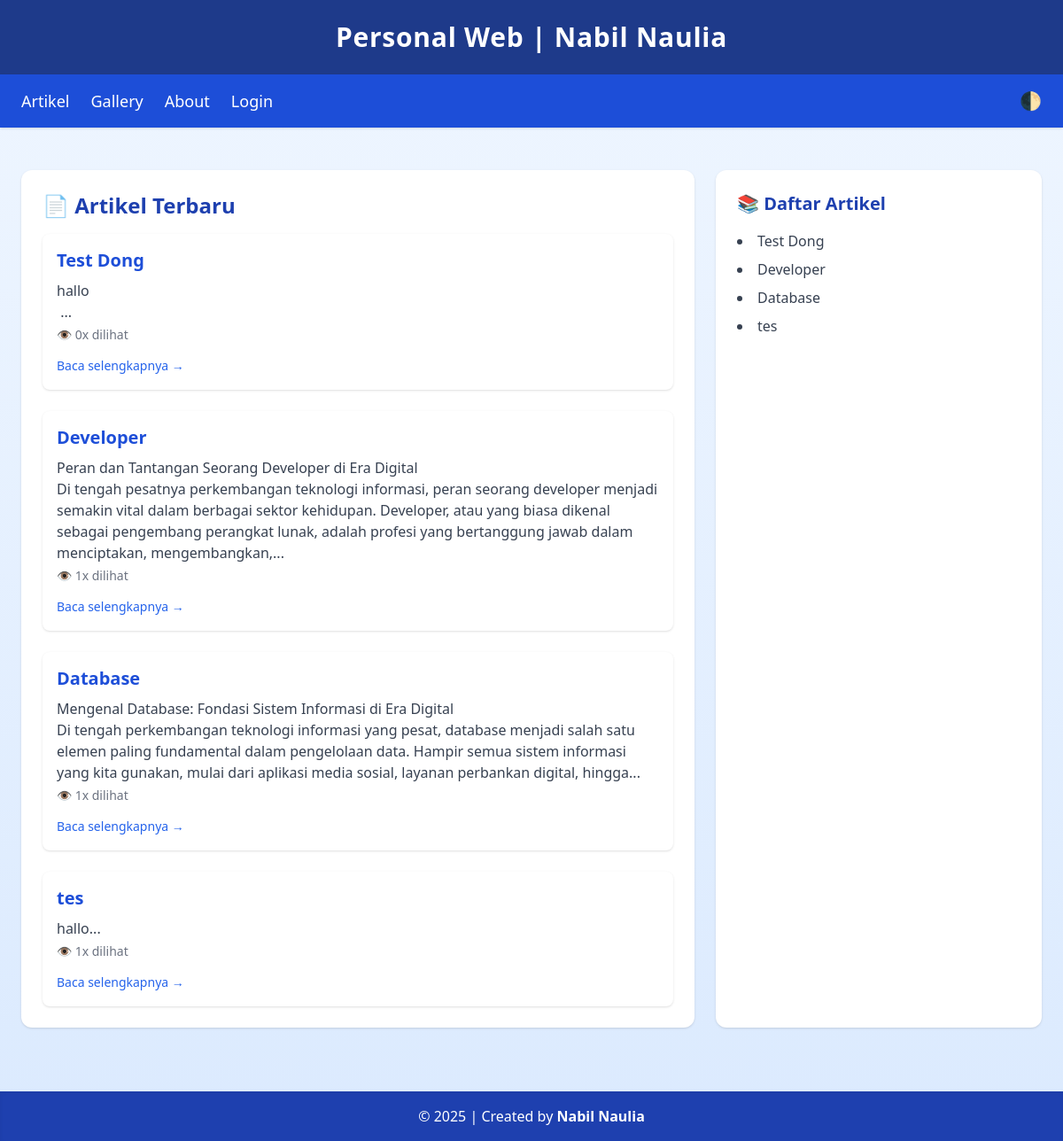
The page / on the database its author committed.
### tables this page shows
CREATE TABLE `tbl_artikel` (
  `id_artikel` int(11) NOT NULL,
  `nama_artikel` varchar(255) NOT NULL,
  `slug` varchar(255) DEFAULT NULL,
  `isi_artikel` text NOT NULL,
  `created_at` timestamp NOT NULL DEFAULT current_timestamp(),
  `views` int(11) DEFAULT 0,
  `author` varchar(100) NOT NULL
);

### index.php (the view, shortened to what this page needs)
<?php include "koneksi.php"; session_start(); ?>
<!DOCTYPE html>
<html lang="en">
<head>
  <script src="https://cdn.tailwindcss.com"></script>
</head>
<body class="bg-gradient-to-b from-blue-50 to-blue-100 dark:bg-gray-900 dark:text-white text-gray-800 font-sans min-h-screen">
  <header class="bg-blue-900 dark:bg-gray-800 text-white text-center py-6 shadow-md">
    <h1 class="text-3xl font-bold tracking-wide">Personal Web | Nabil Naulia</h1>
  </header>
  <nav class="bg-blue-700 dark:bg-gray-700 text-white shadow">
    <div class="max-w-7xl mx-auto px-6 py-4 flex justify-between items-center">
      <ul class="flex flex-wrap gap-6 text-lg font-medium">
        <li><a href="index.php" class="hover:text-yellow-300 transition">Artikel</a></li>
        <li><a href="gallery.php" class="hover:text-yellow-300 transition">Gallery</a></li>
        <li><a href="about.php" class="hover:text-yellow-300 transition">About</a></li>
        <li><a href="auth/login.php" class="hover:text-yellow-300 transition">Login</a></li>
      </ul>
      <button id="toggle-dark" class="ml-4 text-white dark:text-yellow-300 text-xl" title="Toggle Dark Mode">🌓</button>
    </div>
  </nav>
  <main class="max-w-7xl mx-auto p-6 grid grid-cols-1 md:grid-cols-3 gap-6 mt-6">
    <section class="md:col-span-2 bg-white dark:bg-gray-800 p-6 rounded-xl shadow hover:shadow-lg transition">
      <h2 class="text-2xl font-bold mb-4 text-blue-800 dark:text-yellow-300">📄 Artikel Terbaru</h2>
      <div class="space-y-6">
        <?php
        $sql = "SELECT * FROM tbl_artikel ORDER BY created_at DESC";
        $query = mysqli_query($db, $sql);
        while ($data = mysqli_fetch_assoc($query)) {
          echo "<article class='bg-white dark:bg-gray-700 p-4 rounded-lg shadow hover:shadow-md transition'>";
          echo "<h3 class='text-xl font-semibold text-blue-700 dark:text-yellow-300'>" . htmlspecialchars($data['nama_artikel']) . "</h3>";
          $isi_pendek = implode(' ', array_slice(explode(' ', strip_tags($data['isi_artikel'])), 0, 40));
          echo "<p class='text-gray-700 dark:text-gray-200 mt-2'>" . nl2br($isi_pendek) . "...</p>";
          echo "<p class='text-sm text-gray-500 dark:text-gray-400 mt-1'>👁️ " . $data['views'] . "x dilihat</p>";
          echo "<div class='mt-3'>";
          echo "<a href='view_artikel.php?slug=" . $data['slug'] . "' class='text-blue-600 dark:text-yellow-400 hover:underline text-sm font-medium'>Baca selengkapnya →</a>";
          echo "</div>";
          echo "</article>";
        }
        ?>
      </div>
    </section>
    <aside class="bg-white dark:bg-gray-800 p-6 rounded-xl shadow hover:shadow-lg transition">
      <h2 class="text-xl font-semibold text-blue-800 dark:text-yellow-300 mb-4">📚 Daftar Artikel</h2>
      <ul class="list-disc list-inside space-y-2 text-gray-700 dark:text-gray-200">
        <?php
        $sql = "SELECT * FROM tbl_artikel ORDER BY id_artikel DESC";
        $query = mysqli_query($db, $sql);
        while ($data = mysqli_fetch_array($query)) {
          echo "<li class='hover:text-blue-600 dark:hover:text-yellow-400 transition'>" . htmlspecialchars($data['nama_artikel']) . "</li>";
        }
        ?>
      </ul>
    </aside>
  </main>
  <footer class="bg-blue-800 dark:bg-gray-800 text-white text-center py-4 mt-12 shadow-inner">
    &copy; <?php echo date('Y'); ?> | Created by <span class="font-semibold">Nabil Naulia</span>
  </footer>
</body>
</html>

### rows shown on the page
tbl_artikel: nama_artikel "Test Dong", isi_artikel "hallo", views "0"
tbl_artikel: nama_artikel "Developer", isi_artikel "Peran dan Tantangan Seorang Developer di Era Digital Di tengah pesatnya perkembangan teknologi informasi, peran seorang developer menjadi semakin vital dalam berbagai sektor kehidupan. Developer, atau yang biasa dikenal sebagai pengembang perangkat lunak, adalah profesi yang bertanggung jawab dalam menciptakan, mengembangkan,", views "1"
tbl_artikel: nama_artikel "Database", isi_artikel "Mengenal Database: Fondasi Sistem Informasi di Era Digital Di tengah perkembangan teknologi informasi yang pesat, database menjadi salah satu elemen paling fundamental dalam pengelolaan data. Hampir semua sistem informasi yang kita gunakan, mulai dari aplikasi media sosial, layanan perbankan digital, hingga", views "1"
tbl_artikel: nama_artikel "tes", isi_artikel "hallo", views "1"
